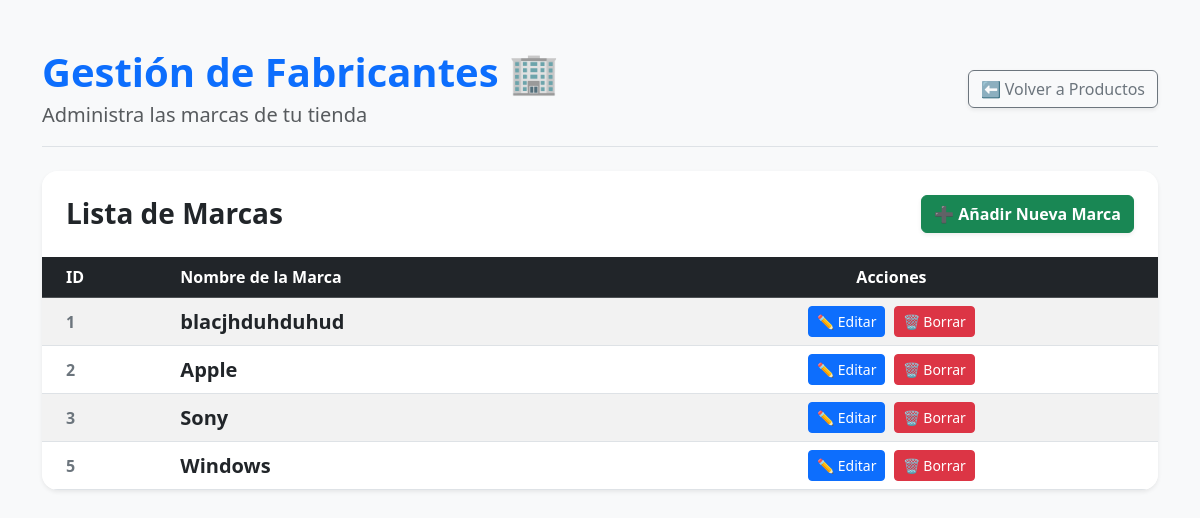
Page /panel_fabricantes.php (signed in) on the committed database.
### tables this page shows
CREATE TABLE `fabricante` (
  `id` int UNSIGNED NOT NULL,
  `nombre` varchar(100) NOT NULL
);

### src/panel_fabricantes.php (the view, shortened to what this page needs)
<?php
require_once 'conexion.php';
$sql = "SELECT * FROM fabricante";
$sentencia = $conexion->query($sql);
$fabricantes = $sentencia->fetchAll(PDO::FETCH_ASSOC);
?>
 <!DOCTYPE html>
<html lang="es">
<head>
    <link href="https://cdn.jsdelivr.net/npm/bootstrap@5.3.2/dist/css/bootstrap.min.css" rel="stylesheet">
</head>
<body class="bg-light">
    <div class="container mt-5">
        <div class="d-flex justify-content-between align-items-center mb-4 pb-3 border-bottom">
            <div>
                <h1 class="fw-bold text-primary mb-1">Gestión de Fabricantes 🏢</h1>
                <p class="text-muted mb-0 fs-5">Administra las marcas de tu tienda</p>
            </div>
            <a href="panel.php" class="btn btn-outline-secondary shadow-sm">⬅ Volver a Productos</a>
        </div>
        <div class="card shadow-sm border-0 rounded-4 overflow-hidden mb-5">
            <div class="card-header bg-white d-flex justify-content-between align-items-center p-4 border-bottom-0">
                <h3 class="mb-0 text-dark fw-bold">Lista de Marcas</h3>
                <a href="nuevo_fabricante.php" class="btn btn-success fw-bold shadow-sm">➕ Añadir Nueva Marca</a>
            </div>
            <div class="card-body p-0">
                <table class="table table-striped table-hover mb-0 align-middle">
                    <thead class="table-dark">
                        <tr>
                            <th class="ps-4">ID</th>
                            <th>Nombre de la Marca</th>
                            <th class="text-center pe-4">Acciones</th>
                        </tr>
                    </thead>
                    <tbody>
                        <?php foreach ($fabricantes as $fabricante): ?>
                            <tr>
                                <td class="ps-4 fw-bold text-secondary"><?= $fabricante['id'] ?></td>
                                <td class="fw-bold fs-5 text-dark"><?= $fabricante['nombre'] ?></td>
                                <td class="text-center pe-4">
                                    <a href="editar_fabricante.php?id=<?= $fabricante['id'] ?>" class="btn btn-sm btn-primary me-1">✏️ Editar</a>
                                    <a href="borrar_fabricante.php?id=<?= $fabricante['id'] ?>" class="btn btn-sm btn-danger" onclick="return confirm('¿Estás seguro de borrar esta marca?');">🗑️ Borrar</a>
                                </td>
                            </tr>
                        <?php endforeach; ?>
                        </tbody>
                </table>
            </div>
        </div>
    </div>
</body>
</html>

### rows in the picture
fabricante: id "1", nombre "blacjhduhduhud"
fabricante: id "2", nombre "Apple"
fabricante: id "3", nombre "Sony"
fabricante: id "5", nombre "Windows"
